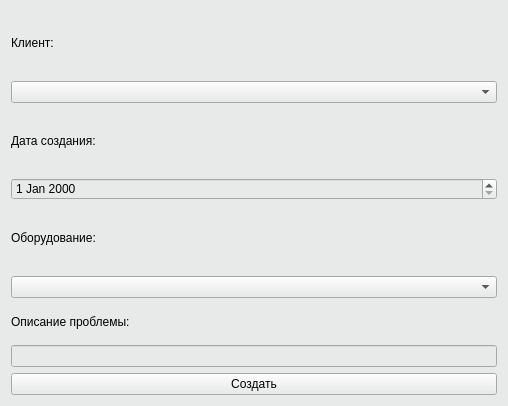
<?xml version="1.0" encoding="UTF-8"?>
<ui version="4.0">
 <class>Form</class>
 <widget class="QWidget" name="Form">
  <property name="geometry">
   <rect>
    <x>0</x>
    <y>0</y>
    <width>508</width>
    <height>406</height>
   </rect>
  </property>
  <property name="windowTitle">
   <string>Form</string>
  </property>
  <property name="styleSheet">
   <string notr="true">font: 16pt &quot;Segoe UI&quot;;
background-color: rgb(232, 234, 234);</string>
  </property>
  <layout class="QVBoxLayout" name="verticalLayout_5">
   <item>
    <layout class="QVBoxLayout" name="verticalLayout">
     <item>
      <widget class="QLabel" name="label">
       <property name="text">
        <string>Клиент:</string>
       </property>
      </widget>
     </item>
     <item>
      <widget class="QComboBox" name="client"/>
     </item>
    </layout>
   </item>
   <item>
    <layout class="QVBoxLayout" name="verticalLayout_2">
     <item>
      <widget class="QLabel" name="label_2">
       <property name="text">
        <string>Дата создания:</string>
       </property>
      </widget>
     </item>
     <item>
      <widget class="QDateEdit" name="date"/>
     </item>
    </layout>
   </item>
   <item>
    <layout class="QVBoxLayout" name="verticalLayout_4">
     <item>
      <widget class="QLabel" name="label_4">
       <property name="text">
        <string>Оборудование:</string>
       </property>
      </widget>
     </item>
     <item>
      <widget class="QComboBox" name="tech"/>
     </item>
    </layout>
   </item>
   <item>
    <layout class="QVBoxLayout" name="verticalLayout_3">
     <item>
      <widget class="QLabel" name="label_3">
       <property name="text">
        <string>Описание проблемы:</string>
       </property>
      </widget>
     </item>
     <item>
      <widget class="QLineEdit" name="descri"/>
     </item>
     <item>
      <widget class="QPushButton" name="add">
       <property name="text">
        <string>Создать</string>
       </property>
      </widget>
     </item>
    </layout>
   </item>
  </layout>
 </widget>
 <resources/>
 <connections/>
</ui>
